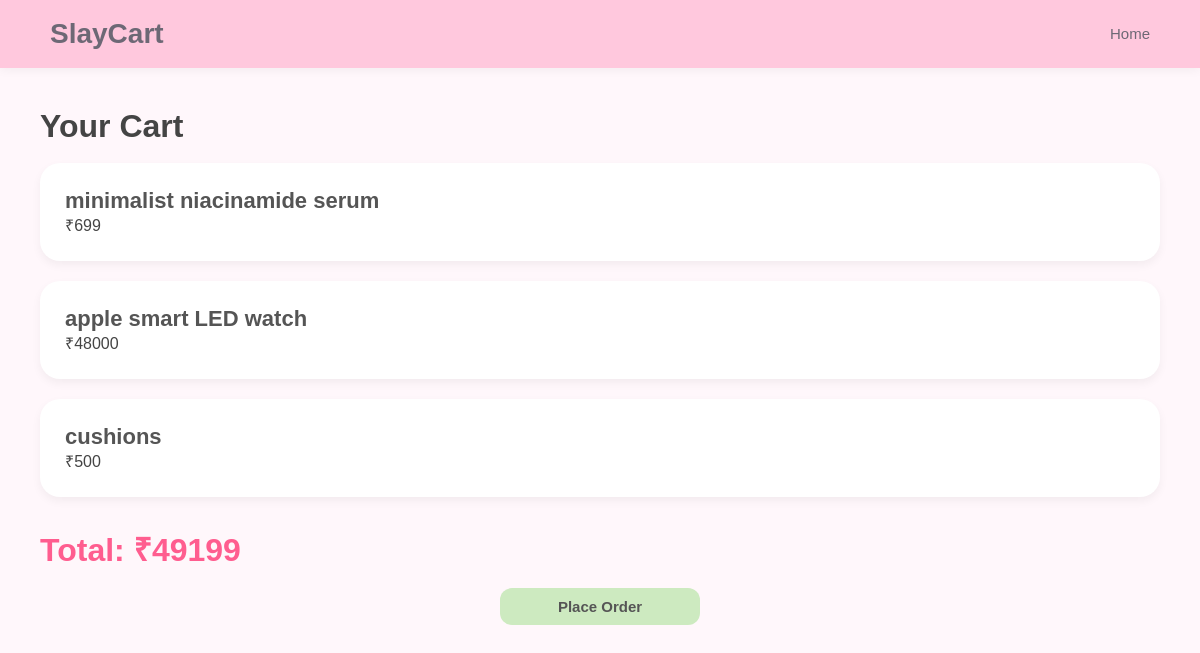
Page /view-cart (signed in) on the committed database.
### app.py (models this page shows)
class Cart(db.Model):
    id = db.Column(db.Integer, primary_key=True)
    username = db.Column(db.String(100))
    product_id = db.Column(db.Integer)
    product_name = db.Column(db.String(100))
    price = db.Column(db.Integer)

### app.py (the view)
@app.route('/view-cart')
def view_cart():
    if 'username' not in session:
        return redirect('/login')
    items = Cart.query.filter_by(
        username=session['username']
    ).all()
    return render_template(
        'cart.html',
        items=items
    )

### templates/cart.html (shortened to what this page needs)
<!DOCTYPE html>
<html>
<head>
    <link rel="stylesheet" href="/static/style.css">
</head>
<body>
<nav>
    <div class="logo">
        SlayCart
    </div>
    <div class="nav-links">
        <a href="/">Home</a>
    </div>
</nav>
<div class="cart-container">
<h1>Your Cart</h1>
<br>
{% set ns = namespace(total=0) %}
{% for item in items %}
<div class="cart-item">
    <div>
        <h2>{{ item.product_name }}</h2>
        <p>₹{{ item.price }}</p>
    </div>
</div>
{% set ns.total = ns.total + item.price %}
{% endfor %}
<div class="total">
Total: ₹{{ ns.total }}
</div>
<br>
<div style="text-align:center;">
    <a href="/checkout">
        <button style="width:200px;">
            Place Order
        </button>
    </a>
</div>
</div>
</body>
</html>

### static/style.css (style rules this page uses)
* { margin:0; padding:0; box-sizing:border-box; font-family:'Poppins',sans-serif; }
body { background:#fff7fb; color:#444; }
nav { background:#ffc8dd; padding:18px 50px; display:flex; justify-content:space-between; align-items:center; box-shadow:0 2px 10px rgba(0,0,0,0.05); }
.logo { font-size:28px; font-weight:600; color:#6d6875; }
.nav-links a { text-decoration:none; margin-left:20px; color:#6d6875; font-size:15px; font-weight:500; }
button { width:100%; border:none; padding:10px; border-radius:12px; background:#cdeac0; color:#555; font-size:15px; cursor:pointer; font-weight:600; transition:0.3s; }
.cart-container { padding:40px; }
.cart-item { background:white; padding:25px; border-radius:20px; margin-bottom:20px; box-shadow:0 4px 10px rgba(0,0,0,0.05); }
.cart-item h2 { font-size:22px; color:#555; }
.total { margin-top:30px; font-size:32px; color:#ff5d8f; font-weight:600; }

### rows in the picture
Cart: product_name "minimalist niacinamide serum", price "699"
Cart: product_name "apple smart LED watch", price "48000"
Cart: product_name "cushions", price "500"

### other values in the picture
{{ ns.total }} "49199"
